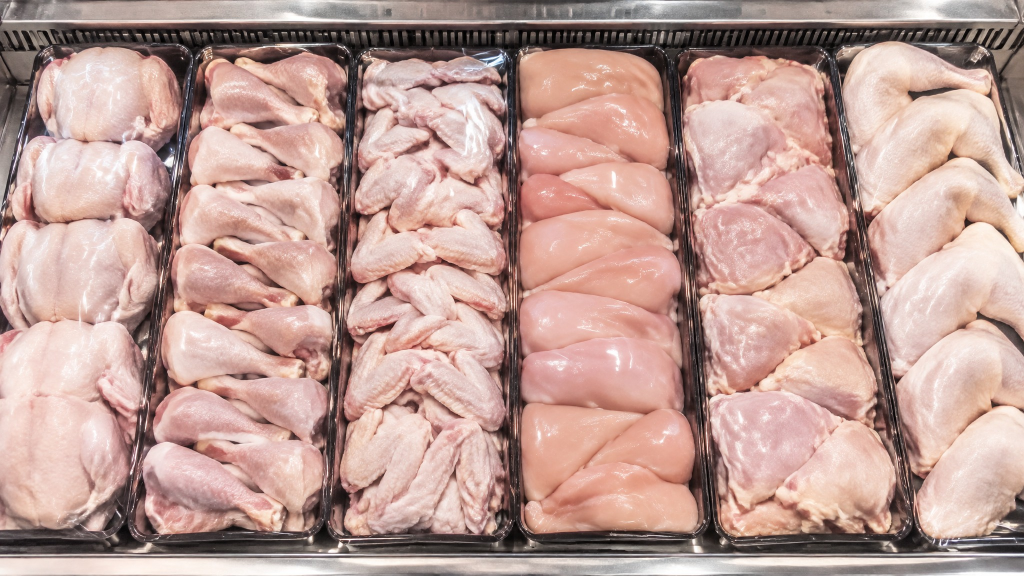
#> input picture menu/ai/chicken_trays_test.jpg, 2048 x 1152 px, given in place of 44ac7e94-image.jpg, which was not available (shown at 1/2 size)
$ python kashki_story.py ai/chicken_trays_test.jpg
#> lines starting #> are read from the running program, lines starting #| are printed output that depends on the picture; after the words box and inside, x2 and y2 are one past the last pixel; in counts of white or black regions, pixels touching at a corner belong together
"""Kashki family shopping story (1920x1080, 30 fps) for the in-store TV.

A family goes grocery shopping at Kashki: beef & veal, lamb & goat, fresh + marinated chicken,
cart fills up, and they say it's some of the best meat around. Uses the shop's own photos.

Usage:  python3 kashki_story.py            -> renders kashki_story_nomusic.mp4
        python3 kashki_story.py 5 12.5 ... -> preview stills into $PREVIEW_DIR (default /tmp)
Then:   ffmpeg -i kashki_story_nomusic.mp4 -i ../video/music_pro2.wav ... (see bottom of README / commit)
"""
import math, os, subprocess, sys, numpy as np
from PIL import Image, ImageDraw, ImageFont, ImageFilter, ImageEnhance, ImageOps

HERE = os.path.dirname(os.path.abspath(__file__))
FONTS = os.path.join(HERE, '..', 'video', 'fonts')
UP = os.environ.get('UPLOADS', '/root/.claude/uploads/7c825678-363e-58c3-b667-e0a3402e7eba')
W, H, FPS = 1920, 1080, 30
BG = (22, 14, 11)
RED, GOLD, CREAM, MUTED, YEL = (211, 50, 42), (240, 192, 96), (255, 246, 236), (179, 161, 145), (255, 210, 63)
INK = (40, 26, 20)

T = dict(intro=(0, 4), arrive=(4, 9.5), beef=(9.5, 16.5), lamb=(16.5, 22.5), chicken=(22.5, 29.5),
         cart=(29.5, 34.5), verdict=(34.5, 40), outro=(40, 45))
DUR = 45


# [4 lines left out: function font, not called in this run]
cairo = lambda s, v='Bold': font('Cairo', s, v)
bebas = lambda s: font('Bebas', s)
mont = lambda s: font('Montserrat', s, 'Bold')


# [13 lines left out: function text_img, not called in this run]
ar = lambda s, size=64, fill=CREAM, v='Bold', glow=None: text_img(s, cairo(size, v), fill, rtl=True, glow=glow)
en = lambda s, size=34, fill=GOLD: text_img(s, mont(size), fill)

def ease(x): x = min(max(x, 0), 1); return 1 - (1 - x) ** 3
def back(x):
    x = min(max(x, 0), 1); c = 1.70158; return 1 + (c + 1) * (x - 1) ** 3 + c * (x - 1) ** 2

# [8 lines left out: function put, not called in this run]


# ---------- background ----------
yy, xx = np.mgrid[0:H, 0:W]
r = np.sqrt(((xx - W / 2) / W) ** 2 + ((yy - H * 0.4) / H) ** 2)
v = np.clip(1 - r * 1.25, 0, 1)[..., None]
bg = Image.fromarray(np.clip(np.array(BG, float) * (0.55 + 0.8 * v) + np.array([70, 18, 8]) * v ** 3, 0, 255).astype(np.uint8)).convert('RGBA')
d = ImageDraw.Draw(bg)
bd = ImageDraw.Draw(bg); bd.rounded_rectangle((14, 14, W - 15, H - 15), radius=24, outline=GOLD + (90,), width=2)


# ---------- photos from the shop ----------
def photo(path, box, size, pink=True, radius=32, border=GOLD):
#> called with box = (0, 0, 1512, 1000), size = (880, 580), pink = True, radius = 32, border = (240, 192, 96)
    im = Image.open(path).convert('RGB').crop(box)
    a = np.asarray(im).astype(float)
    if pink: a[..., 2] *= 0.80; a[..., 1] *= 1.05
    im = Image.fromarray(a.clip(0, 255).astype('uint8'))
    im = ImageEnhance.Contrast(im).enhance(1.1)
    im = ImageOps.fit(im, size, Image.LANCZOS).filter(ImageFilter.UnsharpMask(2, 50, 2))
#> im: PIL image 880x580 RGB
    w, h = size; S = 3
    m = Image.new('L', (w * S, h * S)); ImageDraw.Draw(m).rounded_rectangle((0, 0, w * S - 1, h * S - 1), radius * S, fill=255)
#> after `m = Image.new('L', (w * S, h * S))`: m: PIL image 2640x1740 L; every value is 0
#> after `ImageDraw.Draw(m).rounded_rectangle((0, 0, w * S - 1, h * S - 1), radi`:
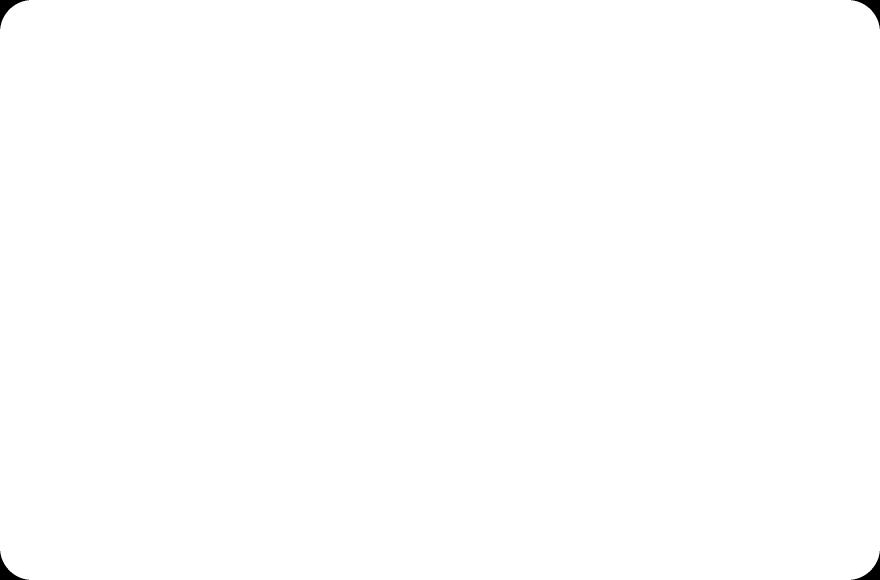
#> m: PIL image 2640x1740 L (shown at 1/3 size); 99.8% white; 4 black regions, box (x1, y1, x2, y2) and area: (0, 0, 87, 87) 2004, (2553, 0, 2640, 87) 2004, (0, 1653, 87, 1740) 2004, (2553, 1653, 2640, 1740) 2004
    m = m.resize(size, Image.LANCZOS)
#> m: PIL image 880x580 L
    out = Image.new('RGBA', (w + 80, h + 80))
#> out: PIL image 960x660 RGBA; every value is 0
    sh = Image.new('L', out.size); ImageDraw.Draw(sh).rounded_rectangle((40, 56, w + 40, h + 56), radius, fill=200)
#> after `sh = Image.new('L', out.size)`: sh: PIL image 960x660 L; every value is 0
#> after `ImageDraw.Draw(sh).rounded_rectangle((40, 56, w + 40, h + 56), radius,`: sh: PIL image 960x660 L; values 0 (black) and 200 (white), 80.6% white; 1 black region, box (x1, y1, x2, y2) and area: (0, 0, 960, 660) 122659
    out.paste(Image.new('RGBA', out.size, (0, 0, 0, 255)), mask=sh.filter(ImageFilter.GaussianBlur(22)))
    out.paste(im, (40, 40), m)
    ImageDraw.Draw(out).rounded_rectangle((38, 38, w + 41, h + 41), radius + 2, outline=border, width=5)
    return out

# [8 lines left out: function circ, not called in this run]

P_BEEF = photo(f'{UP}/44ac7e94-image.jpg', (0, 0, 1512, 1000), (880, 580))
P_BEEF2 = photo(f'{UP}/5071876d-image.jpg', (0, 60, 1700, 900), (880, 580))
#> call 2 of photo, with box = (0, 60, 1700, 900), size = (880, 580), pink = True, radius = 32, border = (240, 192, 96)
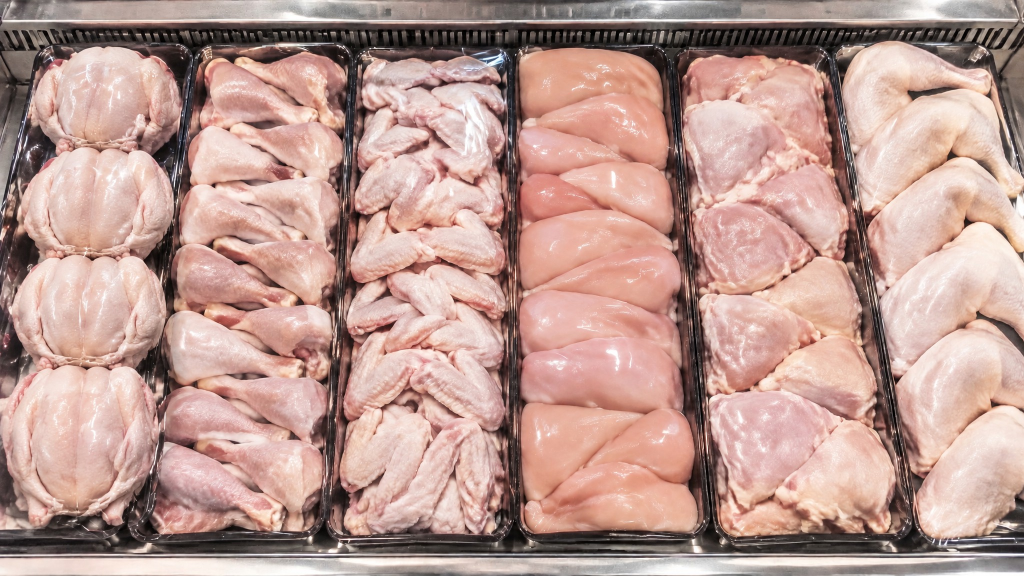
#> input picture menu/ai/chicken_trays.jpg, 2048 x 1152 px, given in place of 5071876d-image.jpg, which was not available (shown at 1/2 size)
P_LAMB = photo(f'{UP}/a5daddff-image.jpg', (230, 560, 1250, 880), (880, 520))
#> call 3 of photo, with box = (230, 560, 1250, 880), size = (880, 520), pink = True, radius = 32, border = (240, 192, 96)
#> in photo (call 3), `a[..., 2] *= 0.8`:
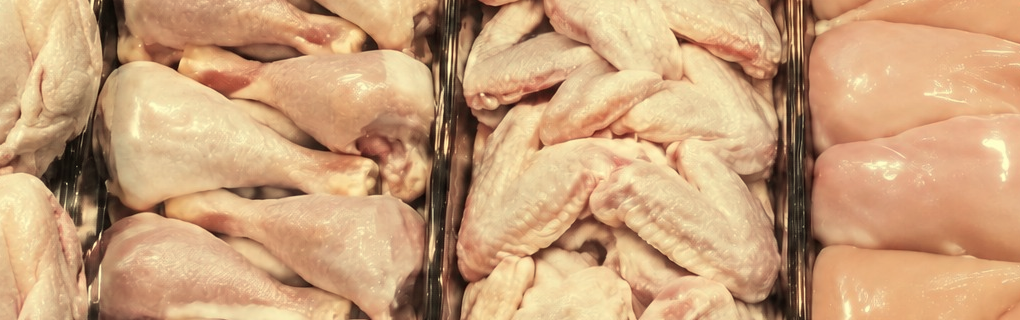
#> a: shape (320, 1020, 3) float64; mean R, G, B 201.9, 160.2, 121.7
#> in photo (call 3), `im = ImageOps.fit(im, size, Image.LANCZOS).filter(ImageFilter.UnsharpM..`:
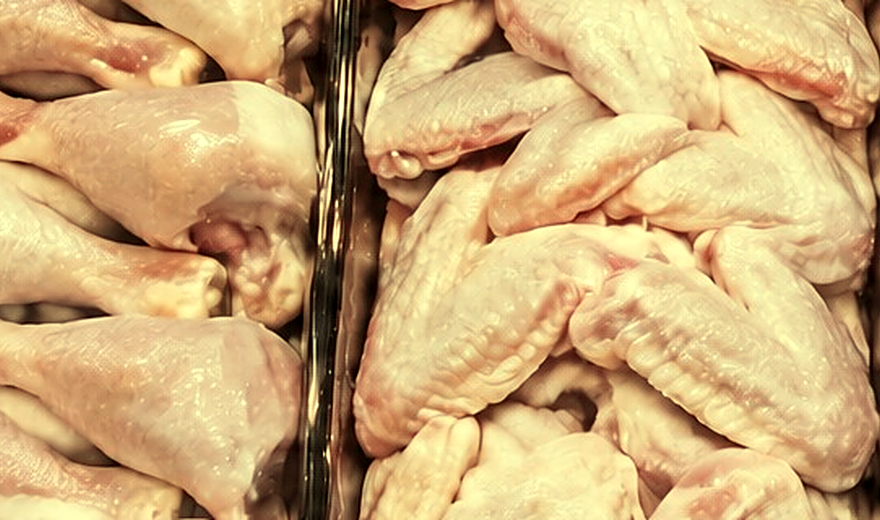
#> im: PIL image 880x520 RGB; mean R, G, B 205.1, 170.6, 118.8
#> in photo (call 3), `m = Image.new('L', (w * S, h * S))`: m: PIL image 2640x1560 L; every value is 0
#> in photo (call 3), `ImageDraw.Draw(m).rounded_rectangle((0, 0, w * S - 1, h * S - 1), radi`: m: PIL image 2640x1560 L; 99.8% white; 4 black regions, box (x1, y1, x2, y2) and area: (0, 0, 87, 87) 2004, (2553, 0, 2640, 87) 2004, (0, 1473, 87, 1560) 2004, (2553, 1473, 2640, 1560) 2004
#> in photo (call 3), `m = m.resize(size, Image.LANCZOS)`:
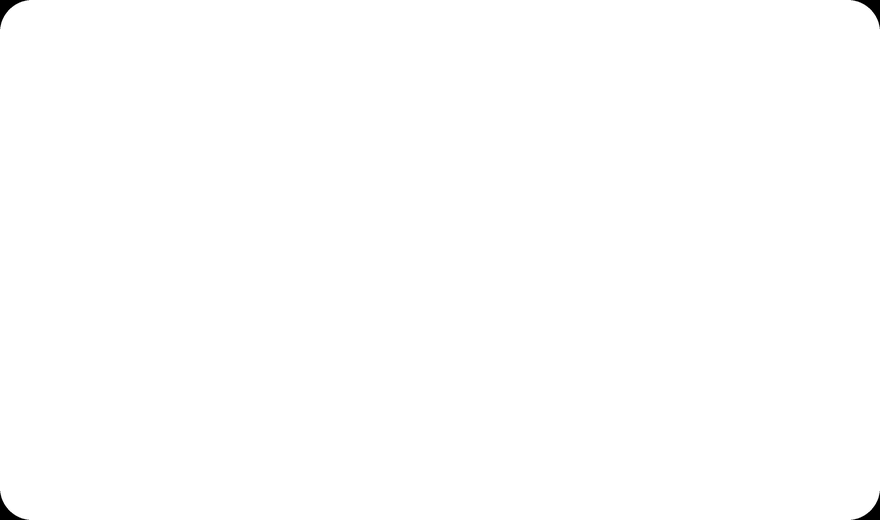
#> m: PIL image 880x520 L; min 0, max 255, mean 254.5
#> in photo (call 3), `out = Image.new('RGBA', (w + 80, h + 80))`: out: PIL image 960x600 RGBA; every value is 0
#> in photo (call 3), `sh = Image.new('L', out.size)`: sh: PIL image 960x600 L; every value is 0
#> in photo (call 3), `ImageDraw.Draw(sh).rounded_rectangle((40, 56, w + 40, h + 56), radius,`:
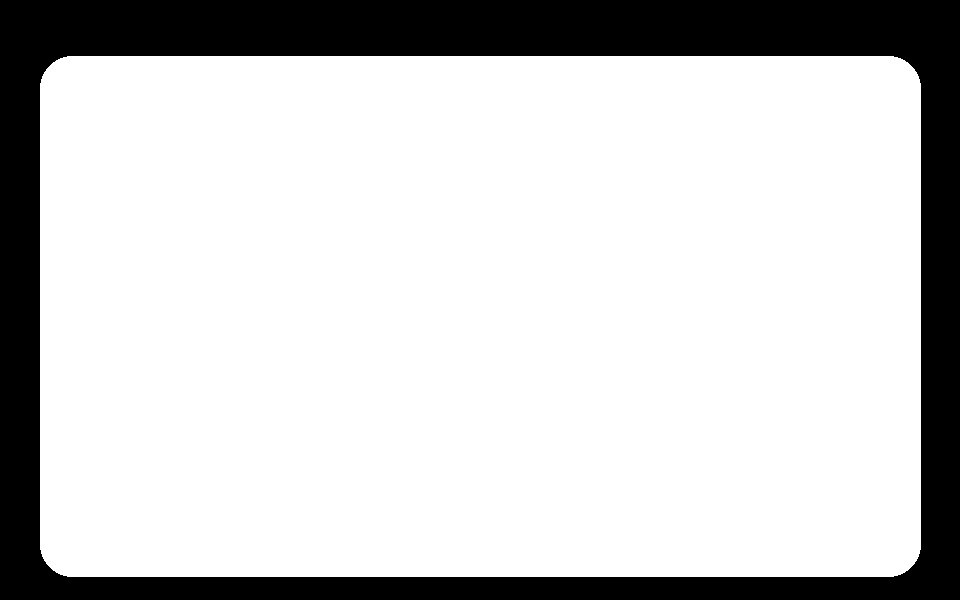
#> sh: PIL image 960x600 L; values 0 (black) and 200 (white), 79.5% white; 1 black region, box (x1, y1, x2, y2) and area: (0, 0, 960, 600) 117919
#> in photo (call 3), `ImageDraw.Draw(out).rounded_rectangle((38, 38, w + 41, h + 41), radius..`:
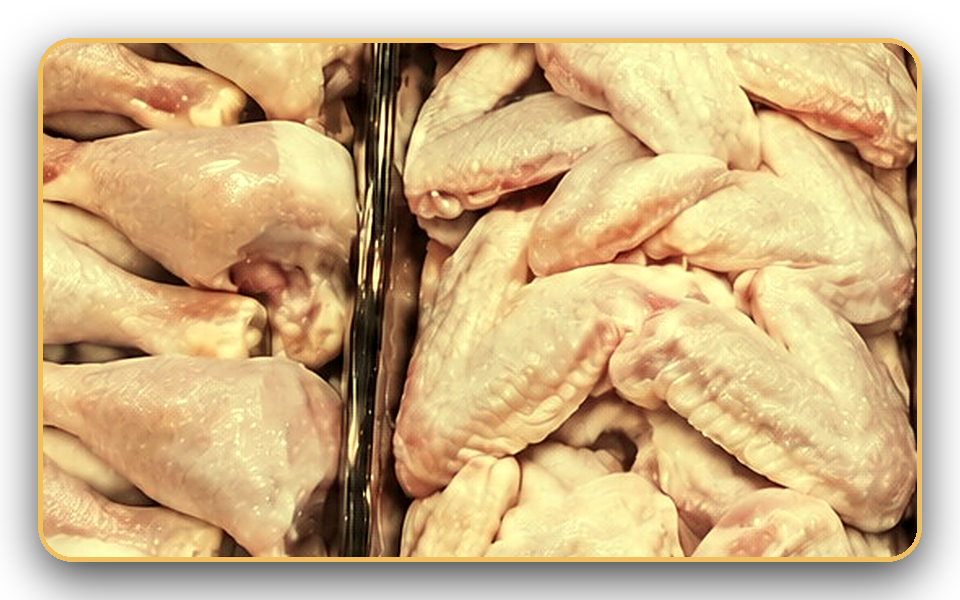
#> out: PIL image 960x600 RGBA; mean R, G, B, A 165.7, 137.6, 95, 213.3; transparent parts drawn white
P_CHK = photo(f'{UP}/79be129e-image.jpg', (1080, 660, 1990, 1150), (700, 460))
#> (the run stopped early here; a loop or call above may not have finished)
